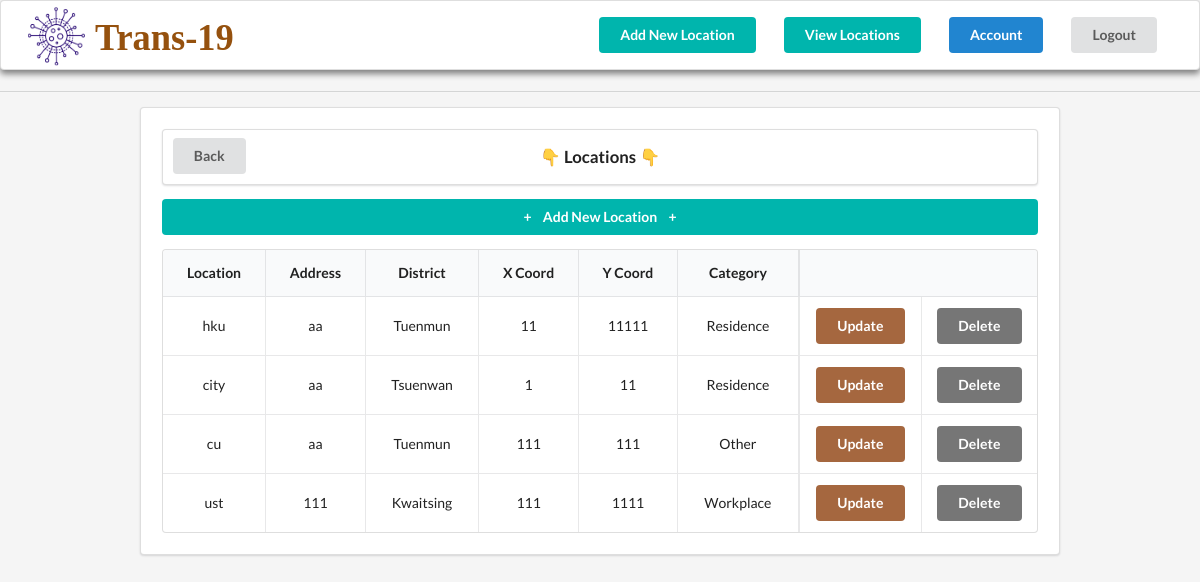
Before: /location/ (signed in) with the older database file.
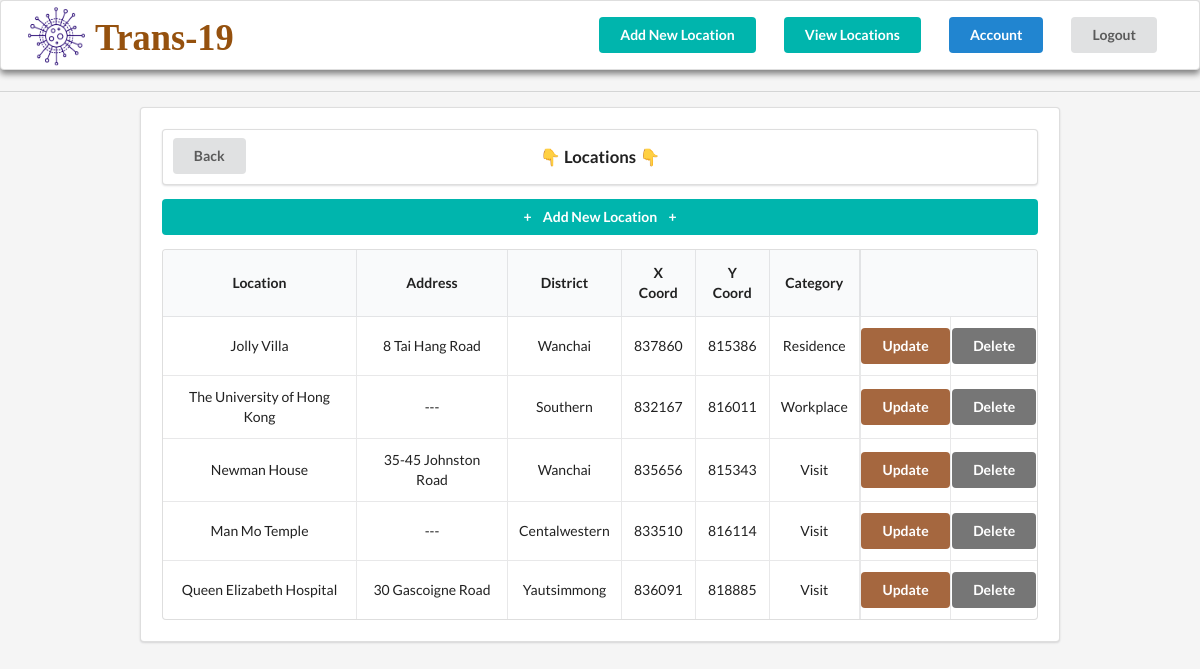
After: the same page with the newer database file.
### trans_19/models.py (models this page shows, shortened)
class Location(models.Model):
    name = models.CharField('Location Visited', max_length=70)
    address = models.CharField(max_length=70)
    district = models.CharField(max_length=17, choices=DISTRICTS_CHOICES)
    xCoord = models.IntegerField('X Coordinate')
    yCoord = models.IntegerField('Y Coordinate')
    category = models.CharField(max_length=9, choices=VISIT_CHOICES)

### trans_19/views.py (the view, shortened to what this page needs)
# urls.py: path('location/', ViewLocationRecordView.as_view(),
class ViewLocationRecordView(LoginRequiredMixin, TemplateView):
    model = Location
    template_name = 'patients/location_actions/location.html'
    def get_context_data(self, **kwargs):
        context = super().get_context_data(**kwargs)
        context['locations'] = Location.objects.all()
        return context

### trans_19/templates/patients/location_actions/location.html
{% extends "patients/index.html" %}
{% block content %}
<div class="ui divider"></div>
<div class="ui segment" style="margin:0 10em; padding: 1.5em;">
  <div class="ui segment" style="font-weight: 700; font-size: 1.2em; position: relative; padding: 0;">
    <a href="{%url 'trans_19_home'%}">
      <div class="ui button" style="position:absolute; left:0px; margin: 0.6em 0 0 0.7em">Back</div>
    </a>
    <div class="cent" style="margin: 0 auto; text-align: center; padding: 1em 0;">👇 Locations 👇</div>
  </div>
  <div>
    <a class="ui teal button" href="{%url 'trans_19_addLocationRecord' %}" style="width: 100%;">+<span
        style="margin:0 0.8em">Add New Location</span>+</a>
  </div>
  <table class="ui celled table" style="text-align: center;">
    <thead>
      <tr>
        <th>Location</th>
        <th>Address</th>
        <th>District</th>
        <th>X Coord</th>
        <th>Y Coord</th>
        <th>Category</th>
        <th colspan="2" style="border-left:0.2em solid rgba(34,36,38,.1);"></th>
      </tr>
    </thead>
    <tbody>
      {% for location in locations %}
      <tr>
        <td data-label="Name">{{location.name}}</td>
        <td data-label="Address">{{location.address}}</td>
        <td data-label="District">{{location.district|capfirst}}</td>
        <td data-label="xCoord">{{location.xCoord}}</td>
        <td data-label="yCoord">{{location.yCoord}}</td>
        <td data-label="Category">{{location.category|capfirst}}</td>
        <td style="border-left:0.2em solid rgba(34,36,38,.1); padding-left:0.05em; padding-right:0.05em; ">
          <a class="ui brown button"
          href="{%url 'trans_19_updateLocation' location.id %}"
          style="margin:0">Update</a>
        </td>
        <td style="padding-left:0.05em; padding-right:0.05em;">
          <a class="ui grey button"
          href="{%url 'trans_19_deleteLocation' location.id %}"
          style="margin:0">Delete</a>
        </td>
      </tr>
      {% endfor %}
    </tbody>
  </table>
</div>
{% endblock content %}

Changed rows visible on the page:
removed Location: name "hku", address "aa", district "Tuenmun", xCoord "11", yCoord "11111", category "Residence"
removed Location: name "city", address "aa", district "Tsuenwan", xCoord "1", yCoord "11", category "Residence"
removed Location: name "cu", address "aa", district "Tuenmun", xCoord "111", yCoord "111", category "Other"
removed Location: name "ust", address "111", district "Kwaitsing", xCoord "111", yCoord "1111", category "Workplace"
added Location: name "Jolly Villa", address "8 Tai Hang Road", district "Wanchai", xCoord "837860", yCoord "815386", category "Residence"
added Location: name "The University of Hong Kong", address "---", district "Southern", xCoord "832167", yCoord "816011", category "Workplace"
added Location: name "Newman House", address "35-45 Johnston Road", district "Wanchai", xCoord "835656", yCoord "815343", category "Visit"
added Location: name "Man Mo Temple", address "---", district "Centalwestern", xCoord "833510", yCoord "816114", category "Visit"
added Location: name "Queen Elizabeth Hospital", address "30 Gascoigne Road", district "Yautsimmong", xCoord "836091", yCoord "818885", category "Visit"
